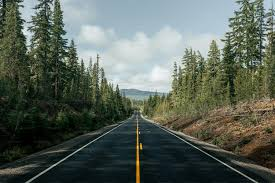
%> input picture Materials/Road2.jpeg, 275 x 183 px
$ octave 'Road Lane Detection using Matlab.m'   (GNU Octave 9; MATLAB toolbox functions it lacks are replaced by stand-ins)
%> lines starting %> are read from the running program, lines starting %| are printed output that depends on the picture; in (x1, y1, x2, y2) boxes, pixels count from 0 and x2, y2 are one past the last pixel; in counts of white or black regions, pixels touching at a corner belong together; the program's own positions count from 1
clc; clear; close all;

imgPath = '/MATLAB Drive/Road2.jpeg';

I = imread(imgPath);
%> I is the input picture: size 183x275x3 uint8; mean R, G, B 89.9, 99.3, 89.7
I_rgb = I;

if size(I,3) == 3
    Igray = rgb2gray(I);
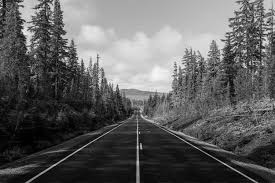
%> Igray: size 183x275 uint8; min 0, max 252, mean 95.4
else
    Igray = I;
end

Igray = im2double(Igray);
%> Igray: size 183x275 double
Igray = imadjust(Igray);
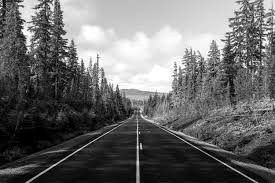
%> Igray: size 183x275 double; min 0, max 1, mean 0.42
Iblur = imgaussfilt(Igray, 2);
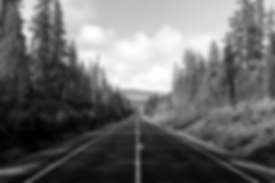
%> Iblur: size 183x275 double; min 4.76e-05, max 1, mean 0.42

BW = edge(Iblur,'canny');
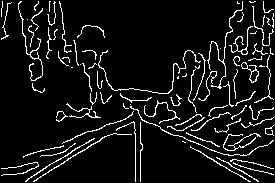
%> BW: size 183x275 logical; 7.9% white in thin lines or dots

[rows, cols] = size(BW);
%> rows = 183; cols = 275

mask = false(rows, cols);
mask(round(rows*0.55):rows, :) = true;
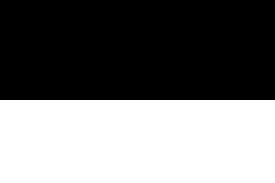
%> mask: size 183x275 logical; 45.4% white; 1 white region, box (x1, y1, x2, y2) and area: (0, 100, 275, 183) 22825

BW = BW & mask;
%> BW: size 183x275 logical; 3.9% white in thin lines or dots, all inside (x1, y1, x2, y2) = (1, 100, 274, 182)

[H, T, R] = hough(BW);
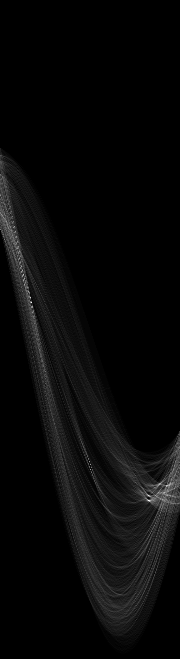
%> H: size 659x180 double; min 0, max 88, mean 3; drawn with min black and max white
%> T = 180 values from -90 to 89; R = 659 values from -329 to 329
P = houghpeaks(H, 7);
%> P = [303 32; 501 149; 275 24; 486 167; 485 160; 486 170; 496 168]
lines = houghlines(BW, T, R, P);
%> lines = 9 lines; longest, point1 to point2 (x, y): (172, 101) to (24, 158), (124, 106) to (250, 182), (130, 116) to (238, 161), (120, 128) to (34, 182), (252, 111) to (161, 129), (101, 140) to (28, 155)

figure;

subplot(1,2,1);
imshow(BW);
title('Road Feature Map');

subplot(1,2,2);
imshow(I_rgb);
title('Lane Markings');
hold on;

for i = 1:length(lines)
    p1 = lines(i).point1;
    p2 = lines(i).point2;
    slope = (p2(2) - p1(2)) / (p2(1) - p1(1) + eps);

    if abs(slope) > 0.4
        plot([p1(1) p2(1)], [p1(2) p2(2)], 'y', 'LineWidth', 3);
    end
end
%> this loop made 9 passes
%> (p1, p2, slope) on passes 1 to 9: ([124 106], [250 182], 0.603), ([120 128], [34 182], -0.628), ([130 116], [238 161], 0.417), ([243 101], [197 113], -0.261), ([175 118], [135 128], -0.25), ([172 101], [24 158], -0.385), ([252 111], [161 129], -0.198), ([101 140], [28 155], -0.205), ([274 108], [233 118], -0.244)
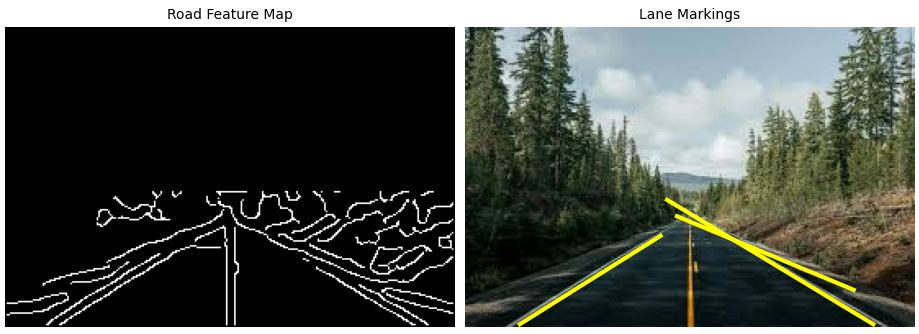
%> figure redrawn from the program's plot data, 2 panels

hold off;

$ run again, with Materials/Road3.jpeg copied over Materials/Road2.jpeg
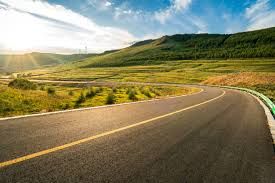
%> input picture Materials/Road3.jpeg, 275 x 183 px
%> I is the input picture: size 183x275x3 uint8; mean R, G, B 133.2, 126.9, 95.7
%> `BW = edge(Iblur,'canny');`:
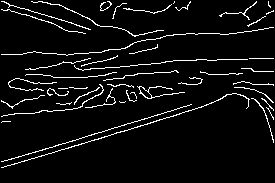
%> BW: size 183x275 logical; 5.8% white in thin lines or dots
%> mask: size 183x275 logical; 45.4% white; 1 white region, box (x1, y1, x2, y2) and area: (0, 100, 275, 183) 22825
%> `[H, T, R] = hough(BW);`:
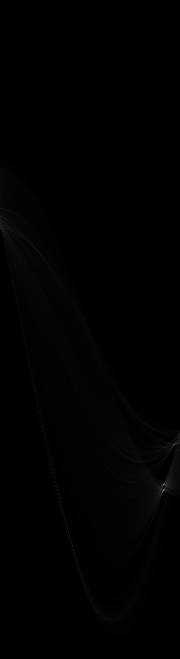
%> H: size 659x180 double; min 0, max 172, mean 1.2
%> T = 180 values from -90 to 89; R = 659 values from -329 to 329
%> P = [491 164]
%> lines = 1 line; point1 to point2 (x, y): (207, 106) to (4, 168)
%> the loop `for i = 1:length(lines)` made 1 pass
%> (p1, p2, slope) on pass 1: ([207 106], [4 168], -0.305)

$ run again, with Materials/Road.jpeg copied over Materials/Road2.jpeg
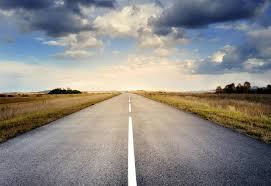
%> input picture Materials/Road.jpeg, 271 x 186 px
%> I is the input picture: size 186x271x3 uint8; mean R, G, B 141, 138.4, 134.9
%> `BW = edge(Iblur,'canny');`:
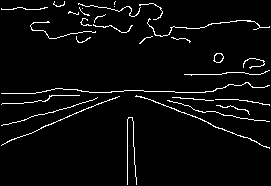
%> BW: size 186x271 logical; 4% white in thin lines or dots
%> mask: size 186x271 logical; 45.7% white; 1 white region, box (x1, y1, x2, y2) and area: (0, 101, 271, 186) 23035
%> T = 180 values from -90 to 89; R = 657 values from -328 to 328
%> P = [293 23; 456 91; 462 158; 450 165; 455 88; 251 10; 284 21]
%> lines = 7 lines; point1 to point2 (x, y): (154, 102) to (270, 149), (102, 103) to (3, 145), (87, 102) to (3, 126), (196, 111) to (269, 122), (133, 118) to (137, 185), (128, 120) to (128, 185), (211, 125) to (257, 142)
%> the loop `for i = 1:length(lines)` made 7 passes
%> (p1, p2, slope) on passes 1 to 7: ([154 102], [270 149], 0.405), ([128 120], [128 185], 2.93e+17), ([102 103], [3 145], -0.424), ([87 102], [3 126], -0.286), ([133 118], [137 185], 16.75), ([196 111], [269 122], 0.151), ([211 125], [257 142], 0.37)
%> after the loop `for i = 1:length(lines)`:
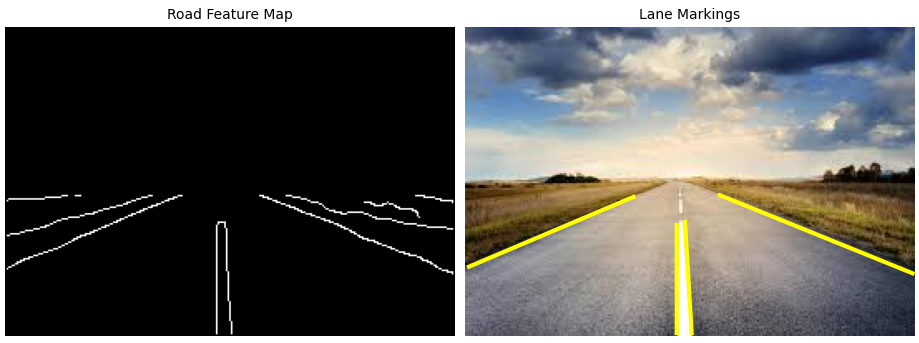
%> figure redrawn from the program's plot data, 2 panels
